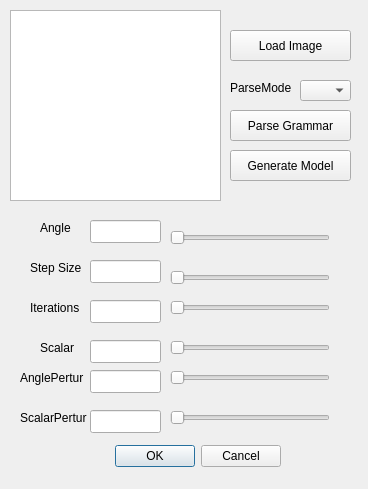
<?xml version="1.0" encoding="UTF-8"?>
<ui version="4.0">
 <class>Dialog</class>
 <widget class="QDialog" name="Dialog">
  <property name="geometry">
   <rect>
    <x>0</x>
    <y>0</y>
    <width>368</width>
    <height>489</height>
   </rect>
  </property>
  <property name="windowTitle">
   <string>Dialog</string>
  </property>
  <widget class="QDialogButtonBox" name="buttonBox">
   <property name="geometry">
    <rect>
     <x>-60</x>
     <y>440</y>
     <width>341</width>
     <height>32</height>
    </rect>
   </property>
   <property name="orientation">
    <enum>Qt::Horizontal</enum>
   </property>
   <property name="standardButtons">
    <set>QDialogButtonBox::Cancel|QDialogButtonBox::Ok</set>
   </property>
  </widget>
  <widget class="QPushButton" name="pushButton">
   <property name="geometry">
    <rect>
     <x>230</x>
     <y>30</y>
     <width>121</width>
     <height>31</height>
    </rect>
   </property>
   <property name="text">
    <string>Load Image</string>
   </property>
  </widget>
  <widget class="QListView" name="listView">
   <property name="geometry">
    <rect>
     <x>10</x>
     <y>10</y>
     <width>211</width>
     <height>191</height>
    </rect>
   </property>
  </widget>
  <widget class="QLineEdit" name="lineEdit">
   <property name="geometry">
    <rect>
     <x>90</x>
     <y>220</y>
     <width>71</width>
     <height>23</height>
    </rect>
   </property>
  </widget>
  <widget class="QLabel" name="label">
   <property name="geometry">
    <rect>
     <x>40</x>
     <y>220</y>
     <width>54</width>
     <height>16</height>
    </rect>
   </property>
   <property name="text">
    <string>Angle</string>
   </property>
  </widget>
  <widget class="QLabel" name="label_2">
   <property name="geometry">
    <rect>
     <x>30</x>
     <y>260</y>
     <width>54</width>
     <height>16</height>
    </rect>
   </property>
   <property name="text">
    <string>Step Size</string>
   </property>
  </widget>
  <widget class="QLineEdit" name="lineEdit_2">
   <property name="geometry">
    <rect>
     <x>90</x>
     <y>260</y>
     <width>71</width>
     <height>23</height>
    </rect>
   </property>
  </widget>
  <widget class="QLabel" name="label_3">
   <property name="geometry">
    <rect>
     <x>30</x>
     <y>300</y>
     <width>71</width>
     <height>16</height>
    </rect>
   </property>
   <property name="text">
    <string>Iterations</string>
   </property>
  </widget>
  <widget class="QLineEdit" name="lineEdit_3">
   <property name="geometry">
    <rect>
     <x>90</x>
     <y>300</y>
     <width>71</width>
     <height>23</height>
    </rect>
   </property>
  </widget>
  <widget class="QPushButton" name="pushButton_2">
   <property name="geometry">
    <rect>
     <x>230</x>
     <y>110</y>
     <width>121</width>
     <height>31</height>
    </rect>
   </property>
   <property name="text">
    <string>Parse Grammar</string>
   </property>
  </widget>
  <widget class="QPushButton" name="pushButton_3">
   <property name="geometry">
    <rect>
     <x>230</x>
     <y>150</y>
     <width>121</width>
     <height>31</height>
    </rect>
   </property>
   <property name="text">
    <string>Generate Model</string>
   </property>
  </widget>
  <widget class="QSlider" name="horizontalSlider">
   <property name="geometry">
    <rect>
     <x>170</x>
     <y>230</y>
     <width>160</width>
     <height>16</height>
    </rect>
   </property>
   <property name="orientation">
    <enum>Qt::Horizontal</enum>
   </property>
  </widget>
  <widget class="QSlider" name="horizontalSlider_2">
   <property name="geometry">
    <rect>
     <x>170</x>
     <y>270</y>
     <width>160</width>
     <height>16</height>
    </rect>
   </property>
   <property name="orientation">
    <enum>Qt::Horizontal</enum>
   </property>
  </widget>
  <widget class="QSlider" name="horizontalSlider_3">
   <property name="geometry">
    <rect>
     <x>170</x>
     <y>300</y>
     <width>160</width>
     <height>16</height>
    </rect>
   </property>
   <property name="orientation">
    <enum>Qt::Horizontal</enum>
   </property>
  </widget>
  <widget class="QLabel" name="label_4">
   <property name="geometry">
    <rect>
     <x>20</x>
     <y>370</y>
     <width>71</width>
     <height>16</height>
    </rect>
   </property>
   <property name="text">
    <string>AnglePertur</string>
   </property>
  </widget>
  <widget class="QLabel" name="label_5">
   <property name="geometry">
    <rect>
     <x>20</x>
     <y>410</y>
     <width>71</width>
     <height>16</height>
    </rect>
   </property>
   <property name="text">
    <string>ScalarPertur</string>
   </property>
  </widget>
  <widget class="QLineEdit" name="lineEdit_4">
   <property name="geometry">
    <rect>
     <x>90</x>
     <y>370</y>
     <width>71</width>
     <height>23</height>
    </rect>
   </property>
  </widget>
  <widget class="QLineEdit" name="lineEdit_5">
   <property name="geometry">
    <rect>
     <x>90</x>
     <y>410</y>
     <width>71</width>
     <height>23</height>
    </rect>
   </property>
  </widget>
  <widget class="QSlider" name="horizontalSlider_4">
   <property name="geometry">
    <rect>
     <x>170</x>
     <y>370</y>
     <width>160</width>
     <height>16</height>
    </rect>
   </property>
   <property name="orientation">
    <enum>Qt::Horizontal</enum>
   </property>
  </widget>
  <widget class="QSlider" name="horizontalSlider_5">
   <property name="geometry">
    <rect>
     <x>170</x>
     <y>410</y>
     <width>160</width>
     <height>16</height>
    </rect>
   </property>
   <property name="orientation">
    <enum>Qt::Horizontal</enum>
   </property>
  </widget>
  <widget class="QLabel" name="label_6">
   <property name="geometry">
    <rect>
     <x>230</x>
     <y>80</y>
     <width>71</width>
     <height>16</height>
    </rect>
   </property>
   <property name="text">
    <string>ParseMode</string>
   </property>
  </widget>
  <widget class="QComboBox" name="comboBox">
   <property name="geometry">
    <rect>
     <x>300</x>
     <y>80</y>
     <width>51</width>
     <height>21</height>
    </rect>
   </property>
  </widget>
  <widget class="QLineEdit" name="lineEdit_6">
   <property name="geometry">
    <rect>
     <x>90</x>
     <y>340</y>
     <width>71</width>
     <height>23</height>
    </rect>
   </property>
  </widget>
  <widget class="QSlider" name="horizontalSlider_6">
   <property name="geometry">
    <rect>
     <x>170</x>
     <y>340</y>
     <width>160</width>
     <height>16</height>
    </rect>
   </property>
   <property name="orientation">
    <enum>Qt::Horizontal</enum>
   </property>
  </widget>
  <widget class="QLabel" name="label_7">
   <property name="geometry">
    <rect>
     <x>40</x>
     <y>340</y>
     <width>71</width>
     <height>16</height>
    </rect>
   </property>
   <property name="text">
    <string>Scalar</string>
   </property>
  </widget>
 </widget>
 <resources/>
 <connections>
  <connection>
   <sender>buttonBox</sender>
   <signal>accepted()</signal>
   <receiver>Dialog</receiver>
   <slot>accept()</slot>
   <hints>
    <hint type="sourcelabel">
     <x>138</x>
     <y>284</y>
    </hint>
    <hint type="destinationlabel">
     <x>157</x>
     <y>274</y>
    </hint>
   </hints>
  </connection>
  <connection>
   <sender>buttonBox</sender>
   <signal>rejected()</signal>
   <receiver>Dialog</receiver>
   <slot>reject()</slot>
   <hints>
    <hint type="sourcelabel">
     <x>206</x>
     <y>290</y>
    </hint>
    <hint type="destinationlabel">
     <x>286</x>
     <y>274</y>
    </hint>
   </hints>
  </connection>
 </connections>
</ui>
